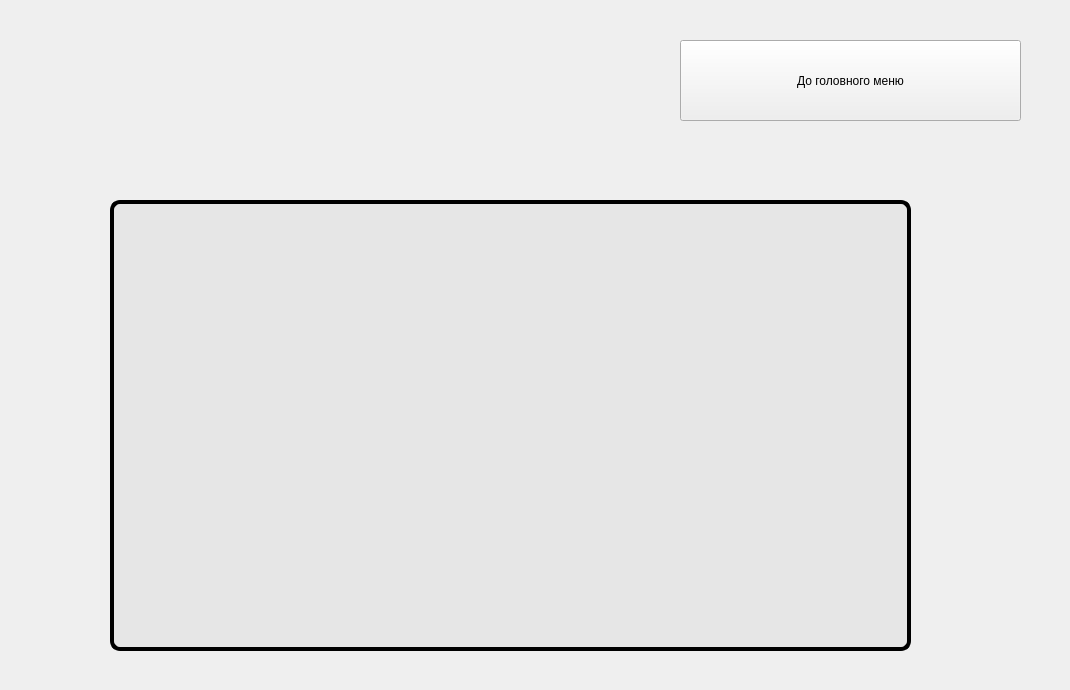
      <widget class="QWidget" name="tab_7">
       <attribute name="title">
        <string>призові місця</string>
       </attribute>
       <widget class="QTextBrowser" name="textBrowser_27">
        <property name="geometry">
         <rect>
          <x>110</x>
          <y>200</y>
          <width>801</width>
          <height>451</height>
         </rect>
        </property>
        <property name="font">
         <font>
          <family>sans-serif</family>
          <pointsize>15</pointsize>
          <weight>10</weight>
          <italic>false</italic>
          <bold>false</bold>
         </font>
        </property>
        <property name="styleSheet">
         <string notr="true">
    font-family:  sans-serif;
    font-size: 30px;
 border-radius:10px;
 font: 87 15pt ;
border: 4px solid rgb(0, 0, 0);
 background: rgb(218, 218, 218,100);</string>
        </property>
        <property name="html">
         <string>&lt;!DOCTYPE HTML PUBLIC &quot;-//W3C//DTD HTML 4.0//EN&quot; &quot;http://www.w3.org/TR/REC-html40/strict.dtd&quot;&gt;
&lt;html&gt;&lt;head&gt;&lt;meta name=&quot;qrichtext&quot; content=&quot;1&quot; /&gt;&lt;style type=&quot;text/css&quot;&gt;
p, li { white-space: pre-wrap; }
&lt;/style&gt;&lt;/head&gt;&lt;body style=&quot; font-family:'sans-serif'; font-size:15pt; font-weight:80; font-style:normal;&quot;&gt;
&lt;p align=&quot;center&quot; style=&quot;-qt-paragraph-type:empty; margin-top:0px; margin-bottom:0px; margin-left:0px; margin-right:0px; -qt-block-indent:0; text-indent:0px;&quot;&gt;&lt;br /&gt;&lt;/p&gt;&lt;/body&gt;&lt;/html&gt;</string>
        </property>
       </widget>
       <widget class="QLabel" name="label_68">
        <property name="geometry">
         <rect>
          <x>10</x>
          <y>0</y>
          <width>1051</width>
          <height>681</height>
         </rect>
        </property>
        <property name="text">
         <string/>
        </property>
       </widget>
       <widget class="QPushButton" name="pushButton_30">
        <property name="geometry">
         <rect>
          <x>680</x>
          <y>40</y>
          <width>341</width>
          <height>81</height>
         </rect>
        </property>
        <property name="styleSheet">
         <string notr="true">QPushButton:hover{background-color:rgb(255, 255, 255);}
</string>
        </property>
        <property name="text">
         <string>До головного меню</string>
        </property>
       </widget>
       <zorder>label_68</zorder>
       <zorder>textBrowser_27</zorder>
       <zorder>pushButton_30</zorder>
      </widget>
